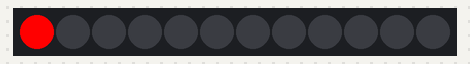
The sketch below on a simulated Arduino Uno, built with avr-gcc and run on an emulated ATmega328P. Shown: 12 RGB LEDs in strip order, left to right.

Above: at 0.05 s.
At 0.55 s:
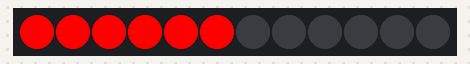
At 1.15 s:
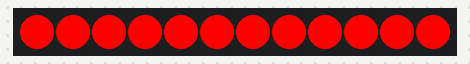
At 1.56 s:
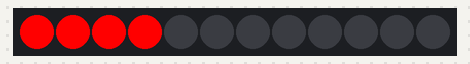

The sketch:

COLOR_WIPE.ino
```cpp
#include <Adafruit_NeoPixel.h>

// Pin to use to send signals to WS2812B
#define LED_PIN 9

// Number of WS2812B LEDs attached to the Arduino: Here is 12
#define LED_COUNT 12

// Setting up the NeoPixel library
Adafruit_NeoPixel strip(LED_COUNT, LED_PIN, NEO_GRB + NEO_KHZ800);

void setup() {
  strip.begin();           // Initialize NeoPixel object
  strip.setBrightness(255); // Set BRIGHTNESS to the maximum (0-255)
}

void loop() {
  strip.clear(); // Set all pixel colors to 'off'

  // The first NeoPixel in a strand is #0, second is 1, all the way up
  // to the count of pixels minus one.
  for(int i = 0; i < LED_COUNT; i++) {
    // Set the i-th LED to pure red (R,G,B):
    strip.setPixelColor(i, 255, 0, 0);

    strip.show();   // Send the updated pixel colors to the hardware.

    delay(100); // Pause before next pass through loop
  }
}
```

Measured:
- by itself, everything shown: repeats every 1.2 s, in 12 steps
